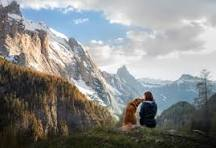
#> input picture image_lab.jpg, 216 x 148 px
$ jupyter execute Lab4.ipynb   (older library calls are emulated)
#> lines starting #> are read from the running program, lines starting #| are printed output that depends on the picture
<a href="https://colab.research.google.com/github/manish23454/Image_processing/blob/main/Lab4.ipynb" target="_parent"></a>

[cell 1]
import cv2
import matplotlib.pyplot as plt

#read the image
I = cv2.imread("image_lab.jpg")
#> I is the input picture: shape (148, 216, 3); mean B, G, R 136.1, 137.3, 135.8

#convert to the gray scale

J = cv2.cvtColor(I,cv2.COLOR_BGR2GRAY)

#display tge gray scale image

plt.figure()
plt.imshow(J,cmap='gray')
plt.title('grayscale')
plt.axis('off')
plt.show()

#Display the histogramm
plt.figure()
plt.hist(J.ravel(),bins=256,range=[0,256],color = 'black')
plt.title('histogramm')
plt.xlabel('gray level')
plt.ylabel('frequency')
plt.show()
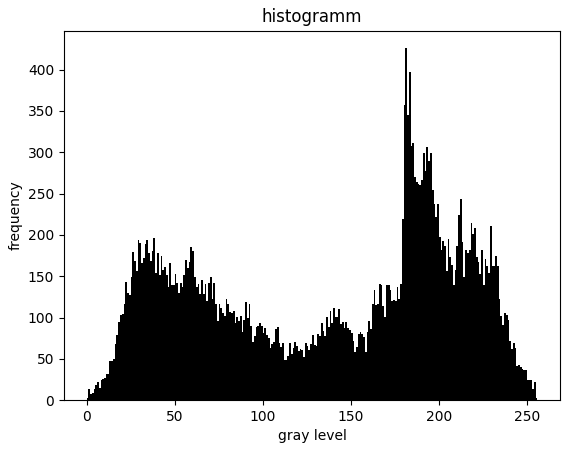
#> figure drawn by matplotlib, 1 panel; tallest bar 426 high, from x = 181 to 182

[cell 2]
#2. Program to use various smoothing and sharpening filters and visualize its effects

import cv2
import numpy as np
import matplotlib.pyplot as plt

image = cv2.imread('image_lab.jpg', cv2.IMREAD_GRAYSCALE)
#> image: shape (148, 216); min 0, max 255, mean 136.7

plt.figure(figsize=(10, 5))

plt.subplot(341)
plt.imshow(image, cmap='gray')
plt.title('Input Image')
plt.xticks([])
plt.yticks([])

#smoothing filters
#averaging (Box) filter
image = cv2.imread('image_lab.jpg', cv2.IMREAD_GRAYSCALE)
avg_filter=cv2.blur(image,(5,5))
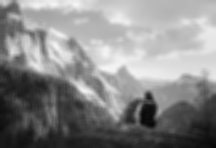
#> avg_filter: shape (148, 216); min 7, max 247, mean 136.7
plt.subplot(342)
plt.imshow(avg_filter, cmap='gray')
plt.title('Average Filter')
plt.xticks([])
plt.yticks([])

#Gaussian filter
gaussian_filter=cv2.GaussianBlur(image,(5,5),0)
plt.subplot(343)
plt.imshow(gaussian_filter, cmap='gray')
plt.title('Gaussian Filter')
plt.xticks([])
plt.yticks([])

#Median filter
median_filter=cv2.medianBlur(image,5)
plt.subplot(344)
plt.imshow(median_filter, cmap='gray')
plt.title('Median Filter')
plt.xticks([])
plt.yticks([])

#Bilateral filter
bilateral_filter=cv2.bilateralFilter(image,9,75,75)
plt.subplot(345)
plt.imshow(bilateral_filter, cmap='gray')
plt.title('Bilateral Filter')
plt.xticks([])
plt.yticks([])

[cell 3]
import cv2
import numpy as np
import matplotlib.pyplot as plt

# Helper function to compute histogram and CDF for grayscale image
def compute_hist_cdf(image, bins=256):
    hist, bin_edges = np.histogram(image.flatten(), bins=bins, range=[0, bins])
    cdf = hist.cumsum()

    # Normalize CDF
    cdf_normalized = cdf / cdf[-1]

    return hist, cdf_normalized

# Read the image
A = cv2.imread('image_lab.jpg')

# Convert to grayscale
I = cv2.cvtColor(A, cv2.COLOR_BGR2GRAY)

# Display original grayscale image and histogram
plt.figure(figsize=(12,5))

plt.subplot(1,2,1)
plt.imshow(I, cmap='gray')
plt.title('Original')
plt.axis('off')

plt.subplot(1,2,2)
plt.hist(I.ravel(), bins=64, range=[0,256], color='black')
plt.title('Original Histogram (64 bins)')
plt.xlabel('Pixel Intensity')
plt.ylabel('Frequency')

plt.tight_layout()
plt.show()
#> figure, not shown here; panel 2: tallest bar 1525 high, from x = 180 to 184

# Histogram Equalization
J = cv2.equalizeHist(I)
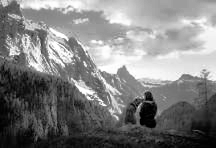
#> J: shape (148, 216); min 0, max 255, mean 128.2

# Display equalized image and histogram
plt.figure(figsize=(12,5))

plt.subplot(1,2,1)
plt.imshow(J, cmap='gray')
plt.title('Equalized')
plt.axis('off')

plt.subplot(1,2,2)
plt.hist(J.ravel(), bins=64, range=[0,256], color='black')
plt.title('Equalized Histogram (64 bins)')
plt.xlabel('Pixel Intensity')
plt.ylabel('Frequency')

plt.tight_layout()
plt.show()
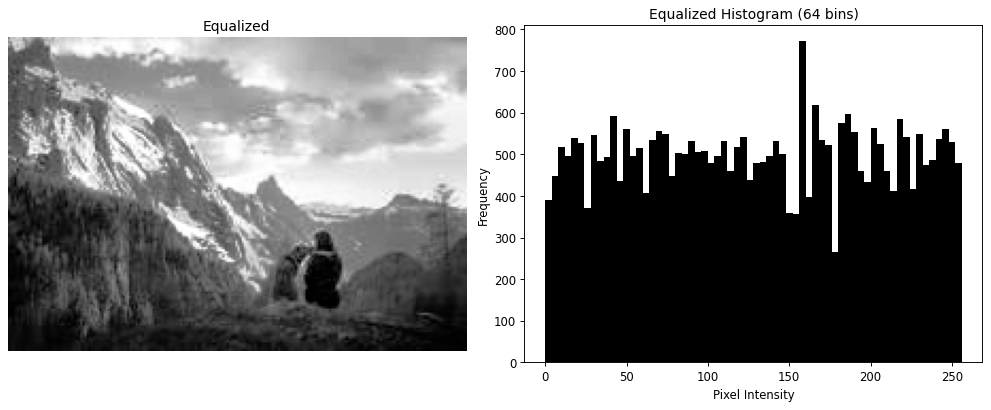
#> figure drawn by matplotlib, 2 panels; panel 2: tallest bar 771 high, from x = 156 to 160

[cell 4]
#Sharpening filters
#Laplacian filter
image = cv2.imread('image_lab.jpg', cv2.IMREAD_GRAYSCALE)
laplacian_filter=cv2.Laplacian(image,cv2.CV_64F)
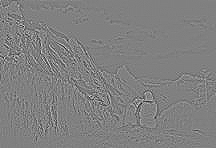
#> laplacian_filter: shape (148, 216) float64; min -285, max 280, mean 0; drawn with min black and max white
plt.subplot(346)
plt.imshow(laplacian_filter, cmap='gray')
plt.title('Laplacian Filter')
plt.xticks([])
plt.yticks([])

#custom sharpening kernel
kernel=np.array([[-1,-1,-1],[-1,9,-1],[-1,-1,-1]])
sharpened_image=cv2.filter2D(image,-1,kernel)
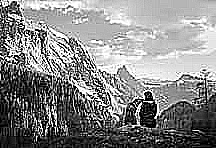
#> sharpened_image: shape (148, 216); min 0, max 255, mean 135.8
plt.subplot(347)
plt.imshow(sharpened_image, cmap='gray')
plt.title('Sharpened Image')
plt.xticks([])
plt.yticks([])

#sobel edge enhancemnt
sobel_x=cv2.Sobel(image,cv2.CV_64F,1,0,ksize=5)
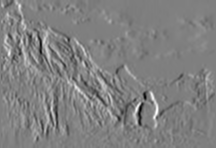
#> sobel_x: shape (148, 216) float64; min -6790, max 6753, mean 48.1; drawn with min black and max white
sobel_y=cv2.Sobel(image,cv2.CV_64F,0,1,ksize=5)
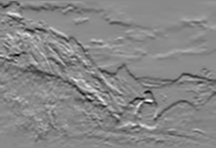
#> sobel_y: shape (148, 216) float64; min -6395, max 5430, mean -146.7; drawn with min black and max white
sobel_edge=cv2.magnitude(sobel_x,sobel_y)
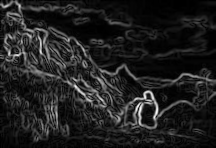
#> sobel_edge: shape (148, 216) float64; min 0, max 6982, mean 875.9; drawn with min black and max white
plt.subplot(348)
plt.imshow(sobel_edge, cmap='gray')
plt.title('Sobel Edge Enhancement')
plt.xticks([])
plt.yticks([])

#unsharp mask
gaussian_blur=cv2.GaussianBlur(image,(5,5),0)
unsharp_mask=cv2.addWeighted(image,2,gaussian_blur,-1,0)
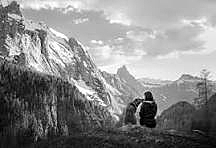
#> unsharp_mask: shape (148, 216); min 0, max 255, mean 136.6
plt.subplot(349)
plt.imshow(unsharp_mask, cmap='gray')
plt.title('Unsharp Mask')
plt.xticks([])
plt.yticks([])

plt.tight_layout()
plt.show()
